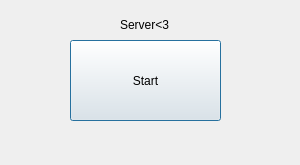
<?xml version="1.0" encoding="UTF-8"?>
<ui version="4.0">
 <class>Dialog_server</class>
 <widget class="QDialog" name="dialog_server">
  <property name="geometry">
   <rect>
    <x>0</x>
    <y>0</y>
    <width>300</width>
    <height>165</height>
   </rect>
  </property>
  <property name="windowTitle">
   <string>Dialog</string>
  </property>
  <widget class="QLabel" name="label">
   <property name="geometry">
    <rect>
     <x>120</x>
     <y>-10</y>
     <width>131</width>
     <height>71</height>
    </rect>
   </property>
   <property name="text">
    <string>Server&lt;3</string>
   </property>
  </widget>
  <widget class="QPushButton" name="pushButton">
   <property name="geometry">
    <rect>
     <x>70</x>
     <y>40</y>
     <width>151</width>
     <height>81</height>
    </rect>
   </property>
   <property name="text">
    <string>Start</string>
   </property>
  </widget>
 </widget>
 <resources/>
 <connections/>
</ui>
